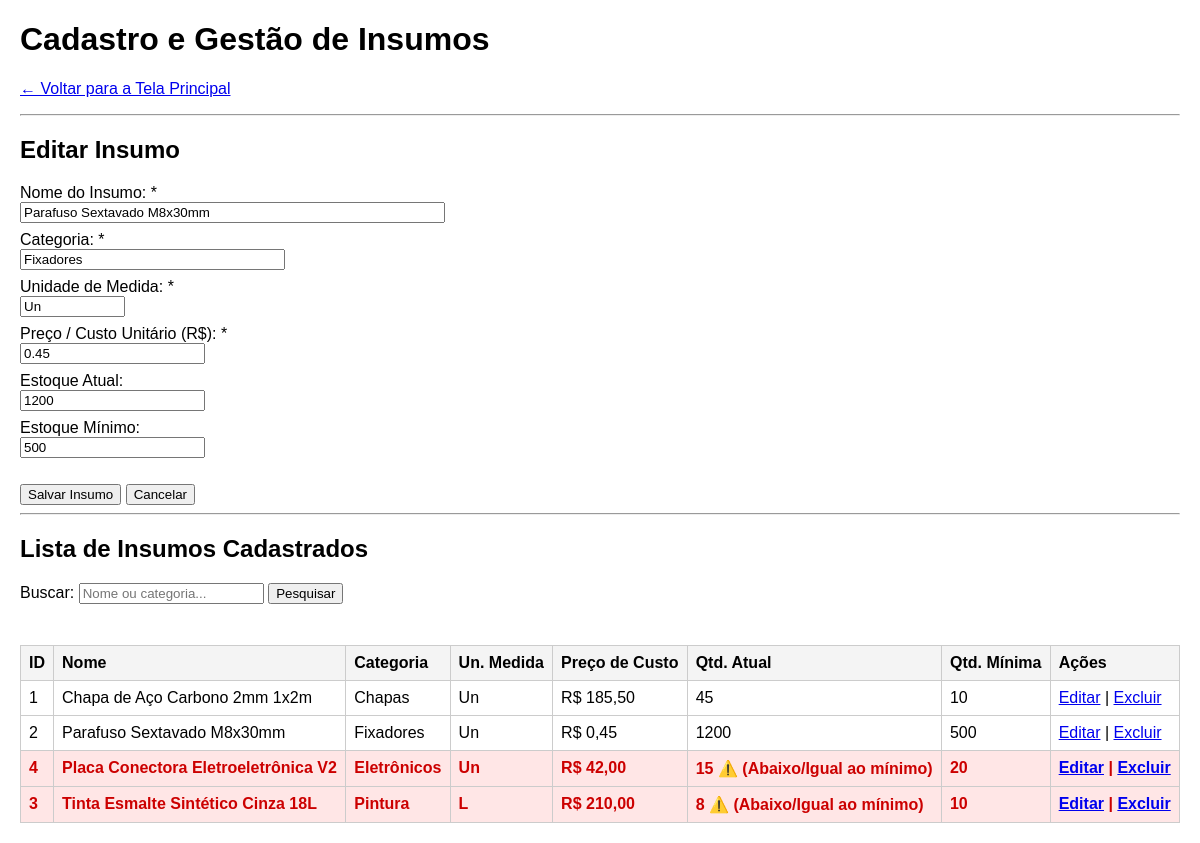
The page /produtos.php?editar=2 (signed in) on the database its author committed.
### tables this page shows
CREATE TABLE IF NOT EXISTS insumos (
    id_insumo INT AUTO_INCREMENT PRIMARY KEY,
    nome VARCHAR(100) NOT NULL,
    categoria VARCHAR(50) NOT NULL,
    unidade_medida VARCHAR(10) NOT NULL,  
    preco_custo DECIMAL(10,2) NOT NULL CHECK (preco_custo >= 0),
    qtd_atual INT NOT NULL DEFAULT 0 CHECK (qtd_atual >= 0),
    qtd_minima INT NOT NULL DEFAULT 0 CHECK (qtd_minima >= 0)
);

### produtos.php (the view, shortened to what this page needs)
<?php
require_once 'config.php';
$insumoEditar = null;
if (isset($_GET['editar'])) {
    $stmt = $conn->prepare("SELECT * FROM insumos WHERE id_insumo = ?");
    $stmt->execute([$_GET['editar']]);
    $insumoEditar = $stmt->fetch(PDO::FETCH_ASSOC);
}
$busca = trim($_GET['busca'] ?? '');
if ($busca !== '') {
    $sql = "SELECT * FROM insumos WHERE nome LIKE :b OR categoria LIKE :b ORDER BY nome ASC";
    $stmt = $conn->prepare($sql);
    $stmt->execute(['b' => "%$busca%"]);
} else {
    $sql = "SELECT * FROM insumos ORDER BY nome ASC";
    $stmt = $conn->query($sql);
}
$insumos = $stmt->fetchAll(PDO::FETCH_ASSOC);
?>
<!DOCTYPE html>
<html lang="pt-BR">
<head>
</head>
<body>
    <h1>Cadastro e Gestão de Insumos</h1>
    <p><a href="index.php">← Voltar para a Tela Principal</a></p>
    <hr>
    <h2><?= $insumoEditar ? 'Editar' : 'Novo' ?> Insumo</h2>
    <form method="POST" action="insumos.php">
        <label>Nome do Insumo: *<br>
            <input type="text" name="nome" size="50" required value="<?= htmlspecialchars($insumoEditar['nome'] ?? '') ?>">
        </label><br>
        <label>Categoria: *<br>
            <input type="text" name="categoria" size="30" placeholder="Ex: Chapas, Fixadores, Pintura" required value="<?= htmlspecialchars($insumoEditar['categoria'] ?? '') ?>">
        </label><br>
        <label>Unidade de Medida: *<br>
            <input type="text" name="unidade_medida" size="10" placeholder="Un, Kg, L, m" required value="<?= htmlspecialchars($insumoEditar['unidade_medida'] ?? '') ?>">
        </label><br>
        <label>Preço / Custo Unitário (R$): *<br>
            <input type="number" step="0.01" min="0" name="preco_custo" required value="<?= htmlspecialchars($insumoEditar['preco_custo'] ?? '0.00') ?>">
        </label><br>
        <label>Estoque Atual:<br>
            <input type="number" min="0" name="qtd_atual" value="<?= htmlspecialchars($insumoEditar['qtd_atual'] ?? '0') ?>">
        </label><br>
        <label>Estoque Mínimo:<br>
            <input type="number" min="0" name="qtd_minima" value="<?= htmlspecialchars($insumoEditar['qtd_minima'] ?? '0') ?>">
        </label><br><br>
        <button type="submit">Salvar Insumo</button>
        <?php if ($insumoEditar): ?>
            <a href="insumos.php"><button type="button">Cancelar</button></a>
        <?php endif; ?>
    </form>
    <hr>
    <h2>Lista de Insumos Cadastrados</h2>
    <form method="GET" action="insumos.php">
        <label>Buscar:
            <input type="text" name="busca" value="<?= htmlspecialchars($busca) ?>" placeholder="Nome ou categoria...">
        </label>
        <button type="submit">Pesquisar</button>
    </form>
    <br>
    <?php if (!empty($insumos)): ?>
        <table>
            <thead>
                <tr>
                    <th>ID</th>
                    <th>Nome</th>
                    <th>Categoria</th>
                    <th>Un. Medida</th>
                    <th>Preço de Custo</th>
                    <th>Qtd. Atual</th>
                    <th>Qtd. Mínima</th>
                    <th>Ações</th>
                </tr>
            </thead>
            <tbody>
                <?php foreach ($insumos as $item):
                    $estoqueBaixo = $item['qtd_atual'] <= $item['qtd_minima'];
                ?>
                    <tr class="<?= $estoqueBaixo ? 'alerta-minimo' : '' ?>">
                        <td><?= htmlspecialchars($item['id_insumo']) ?></td>
                        <td><?= htmlspecialchars($item['nome']) ?></td>
                        <td><?= htmlspecialchars($item['categoria']) ?></td>
                        <td><?= htmlspecialchars($item['unidade_medida']) ?></td>
                        <td>R$ <?= number_format($item['preco_custo'], 2, ',', '.') ?></td>
                        <td>
                            <?= htmlspecialchars($item['qtd_atual']) ?>
                            <?= $estoqueBaixo ? ' ⚠️ (Abaixo/Igual ao mínimo)' : '' ?>
                        </td>
                        <td><?= htmlspecialchars($item['qtd_minima']) ?></td>
                        <td>
                            <a href="insumos.php?editar=<?= $item['id_insumo'] ?>">Editar</a> |
                            <a href="insumos.php?excluir=<?= $item['id_insumo'] ?>" onclick="return confirm('Tem certeza que deseja excluir este insumo?')">Excluir</a>
                        </td>
                    </tr>
                <?php endforeach; ?>
            </tbody>
        </table>
    <?php else: ?>
        <p>Nenhum insumo encontrado no sistema.</p>
    <?php endif; ?>
</body>
</html>

### produtos.php (style rules this page uses)
body { font-family: Arial, sans-serif; margin: 20px; }
.alerta-minimo { background-color: #ffe6e6; color: #cc0000; font-weight: bold; }
table { border-collapse: collapse; width: 100%; margin-top: 15px; }
th, td { border: 1px solid #ccc; padding: 8px; text-align: left; }
th { background-color: #f4f4f4; }
form label { display: inline-block; margin-bottom: 8px; }

### rows shown on the page
insumos: nome "Parafuso Sextavado M8x30mm", categoria "Fixadores", unidade_medida "Un", preco_custo "0.45", qtd_atual "1200", qtd_minima "500", id_insumo "2", preco_custo "0,45"
insumos: id_insumo "1", nome "Chapa de Aço Carbono 2mm 1x2m", categoria "Chapas", unidade_medida "Un", preco_custo "185,50", qtd_atual "45", qtd_minima "10"
insumos: id_insumo "4", nome "Placa Conectora Eletroeletrônica V2", categoria "Eletrônicos", unidade_medida "Un", preco_custo "42,00", qtd_atual "15", shows "⚠️ (Abaixo/Igual ao mínimo)", qtd_minima "20"
insumos: id_insumo "3", nome "Tinta Esmalte Sintético Cinza 18L", categoria "Pintura", unidade_medida "L", preco_custo "210,00", qtd_atual "8", shows "⚠️ (Abaixo/Igual ao mínimo)", qtd_minima "10"
